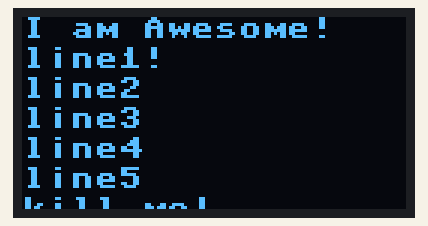
This program was run on a simulated ESP8266 board running MicroPython. On the bench: 128×64 one-colour display. Library files of the repository ran but are not shown: ssd1306.py. At 0.1 s the program stops and its outputs stay as they are.

Above: at 0.1 s.

The program:

testing2.py
```python
from machine import Pin, I2C
import ssd1306
from time import sleep

# ESP32 Pin assignment
#i2c = I2C(-1, scl=Pin(4), sda=Pin(5))

# ESP8266 Pin assignment
#i2c = I2C(scl=Pin(5), sda=Pin(4))
i2c = I2C(scl=Pin(4), sda=Pin(5))

oled_width = 128
oled_height = 64
oled = ssd1306.SSD1306_I2C(oled_width, oled_height, i2c)

oled.text('I am Awesome!', 0, 0)
oled.text('line1!', 0, 10)
oled.text('line2', 0, 20)
oled.text('line3', 0, 30)
oled.text('line4', 0, 40)
oled.text('line5', 0, 50)
oled.text('kill me!', 0, 60)

oled.show()
```
